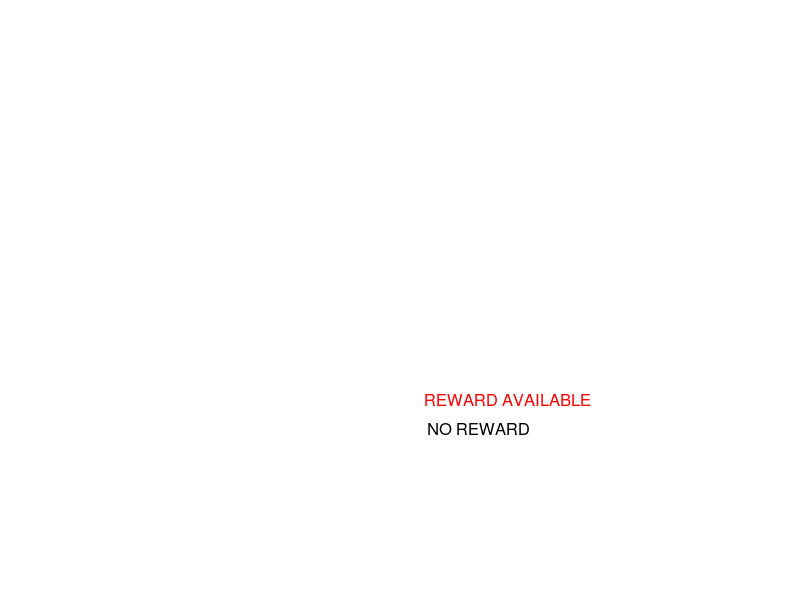

Recreate this plot in MATLAB. (Note: this script raises an error after producing the figure.)
% Create figure
figure1 = figure('Color',[0 0 0]);

% Create axes
axes1 = axes('Parent',figure1,...
    'Position',[0.187739463601533 0.182108626198083 0.717260536398468 0.742891373801916]);
hold(axes1,'on');


% Create ylabel
ylabel('# of Correct Choices','Color',[1 1 1]);

% Create xlabel
xlabel('# of Incorrect Choices','Color',[1 1 1]);

% Uncomment the following line to preserve the X-limits of the axes
% xlim(axes1,[0 90]);
% Uncomment the following line to preserve the Y-limits of the axes
% ylim(axes1,[0 90]);
box(axes1,'on');
% Set the remaining axes properties
set(axes1,'FontSize',16,'XColor',[1 1 1],'XTick',[0 45 90],'YColor',[1 1 1],...
    'YTick',[0 45 90],'ZColor',[1 1 1]);

% Create textbox
annotation(figure1,'textbox',...
    [0.530012771392085 0.324131760931667 0.242656442701893 0.0412517772884152],...
    'Color',[1 0 0],...
    'String',{'REWARD AVAILABLE'},...
    'FontSize',12,...
    'FitBoxToText','on',...
    'EdgeColor','none');

% Create textbox
annotation(figure1,'textbox',...
    [0.533844189016607 0.258735200037869 0.212005102619206 0.0575079859826513],...
    'String',{'NO REWARD'},...
    'FontSize',12,...
    'FitBoxToText','off',...
    'EdgeColor','none');

filename = 'learningCurve_v3.gif';

CO = load('choice_order_naive.mat');
CO = CO.choice_order;
load('choice_order_1.mat');
CO(41:length(choice_order)+length(CO)) = choice_order;
x = []
y = []

for n = 1:length(CO)
    % Draw plot for y = x.^n
    x(n) = length(find(CO(1:n) == 1));
    y(n) = length(find(CO(1:n) == 2));
    if n < 41
        plot(x,y,'k','LineWidth',4) 
        hold on
    else
        plot(x(40:n),y(40:n),'r','LineWidth',4) 
    end    
    xlim([0,90])
    ylim([0,90])


    drawnow 
    % Capture the plot as an image 
    frame = getframe(figure1); 
    im = frame2im(frame); 
    [imind,cm] = rgb2ind(im,256); 
    % Write to the GIF File 
    if n == 1 
      imwrite(imind,cm,filename,'gif','DelayTime',0,'Loopcount',inf); 
    else 
      imwrite(imind,cm,filename,'gif','DelayTime',0.1,'WriteMode','append'); 
    end 
end